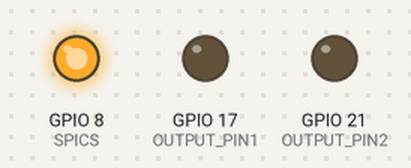
The program below on a simulated Jetson Nano (BCM pin numbers). On the bench: output pins drawn as LEDs (lit = HIGH). Pins used as bus, display or sensor lines are not drawn; what the program prints to the terminal is not drawn.

Above: at 0.1 s.
Timing chart, 0 to 1.6 s (numbered marks = the images above):
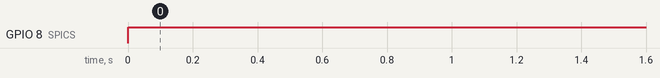

Measured:
- by itself, GPIO 8 (SPICS): LOW → HIGH at 0.00 s

The program:

gpio.py
```python
import Jetson.GPIO as GPIO
import time

# GPIO 腳位設定
SPICLK = 11   # 23
SPIMISO = 9   # 21
SPIMOSI = 10  # 19
SPICS = 8     # 24
OUTPUT_PIN1 = 17  # 11
OUTPUT_PIN2 = 21  # 40
PHOTO_CH = 0       # 27


def init():
    # 初始化 GPIO 腳位
    GPIO.setwarnings(False)
    GPIO.cleanup()
    GPIO.setmode(GPIO.BCM)

    # 設定輸入與輸出腳位
    GPIO.setup(OUTPUT_PIN1, GPIO.OUT)
    GPIO.setup(OUTPUT_PIN2, GPIO.OUT)
    GPIO.setup(SPIMOSI, GPIO.OUT)
    GPIO.setup(SPIMISO, GPIO.IN)
    GPIO.setup(SPICLK, GPIO.OUT)
    GPIO.setup(SPICS, GPIO.OUT)

    # 預設輸出狀態為 LOW
    GPIO.output(OUTPUT_PIN1, GPIO.LOW)
    GPIO.output(OUTPUT_PIN2, GPIO.LOW)


def readadc(adcnum, clockpin, mosipin, misopin, cspin, output1, output2):
    # 讀取 ADC 值並依照結果控制 LED
    if adcnum < 0 or adcnum > 7:
        return -1

    GPIO.output(cspin, True)
    GPIO.output(clockpin, False)
    GPIO.output(cspin, False)

    commandout = adcnum
    commandout |= 0x18
    commandout <<= 3
    for i in range(5):
        GPIO.output(mosipin, bool(commandout & 0x80))
        commandout <<= 1
        GPIO.output(clockpin, True)
        GPIO.output(clockpin, False)

    adcout = 0
    for i in range(12):
        GPIO.output(clockpin, True)
        GPIO.output(clockpin, False)
        adcout <<= 1
        if GPIO.input(misopin):
            adcout |= 0x1

    GPIO.output(cspin, True)
    adcout >>= 1
    print(adcout)

    # 根據亮度值控制 LED
    if adcout > 200:
        GPIO.output(output1, GPIO.HIGH)
        GPIO.output(output2, GPIO.HIGH)
        print("LED1 on")
        print("LED2 on")
    elif adcout > 70:
        GPIO.output(output1, GPIO.HIGH)
        GPIO.output(output2, GPIO.LOW)
        print("LED1 on")
        print("LED2 off")
    else:
        GPIO.output(output1, GPIO.LOW)
        GPIO.output(output2, GPIO.LOW)
        print("LED1 off")
        print("LED2 off")

    return adcout


def main():
    # 主程式：重複讀取 ADC 並控制 LED
    init()
    while True:
        adc_value = readadc(PHOTO_CH, SPICLK, SPIMOSI, SPIMISO, SPICS, OUTPUT_PIN1, OUTPUT_PIN2)
        print(adc_value)
        time.sleep(1)


if __name__ == '__main__':
    main()
```
